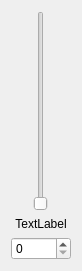
<?xml version="1.0" encoding="UTF-8"?>
<ui version="4.0">
 <class>DigitalSlider</class>
 <widget class="QWidget" name="DigitalSlider">
  <property name="geometry">
   <rect>
    <x>0</x>
    <y>0</y>
    <width>82</width>
    <height>263</height>
   </rect>
  </property>
  <property name="windowTitle">
   <string>Form</string>
  </property>
  <layout class="QVBoxLayout" name="verticalLayout">
   <item alignment="Qt::AlignHCenter">
    <widget class="QSlider" name="slider">
     <property name="sizePolicy">
      <sizepolicy hsizetype="Fixed" vsizetype="Minimum">
       <horstretch>0</horstretch>
       <verstretch>0</verstretch>
      </sizepolicy>
     </property>
     <property name="minimumSize">
      <size>
       <width>0</width>
       <height>200</height>
      </size>
     </property>
     <property name="orientation">
      <enum>Qt::Vertical</enum>
     </property>
    </widget>
   </item>
   <item>
    <widget class="QLabel" name="label">
     <property name="sizePolicy">
      <sizepolicy hsizetype="Preferred" vsizetype="Fixed">
       <horstretch>0</horstretch>
       <verstretch>0</verstretch>
      </sizepolicy>
     </property>
     <property name="text">
      <string>TextLabel</string>
     </property>
     <property name="alignment">
      <set>Qt::AlignCenter</set>
     </property>
    </widget>
   </item>
   <item>
    <widget class="QSpinBox" name="numeric"/>
   </item>
  </layout>
 </widget>
 <resources/>
 <connections>
  <connection>
   <sender>slider</sender>
   <signal>valueChanged(int)</signal>
   <receiver>DigitalSlider</receiver>
   <slot>uiSetValue(int)</slot>
   <hints>
    <hint type="sourcelabel">
     <x>43</x>
     <y>190</y>
    </hint>
    <hint type="destinationlabel">
     <x>75</x>
     <y>193</y>
    </hint>
   </hints>
  </connection>
 </connections>
 <slots>
  <slot>valueChanged(int)</slot>
  <slot>uiSetValue(int)</slot>
 </slots>
</ui>
